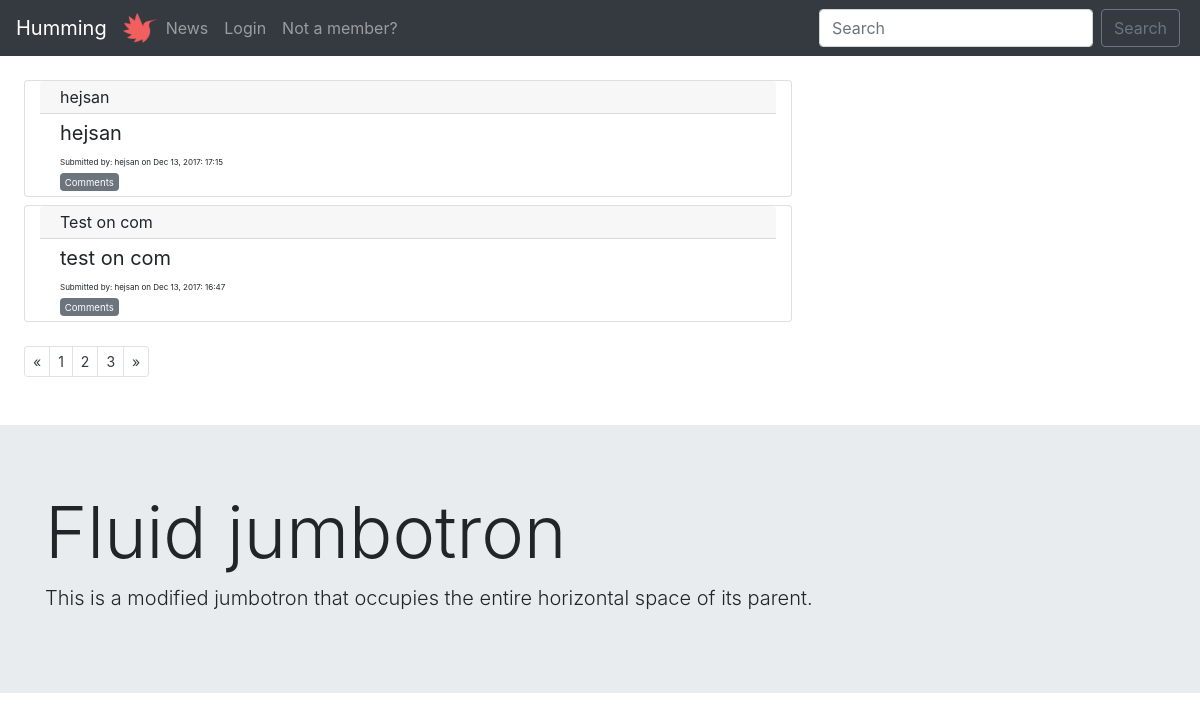
Before: / with the older database file.
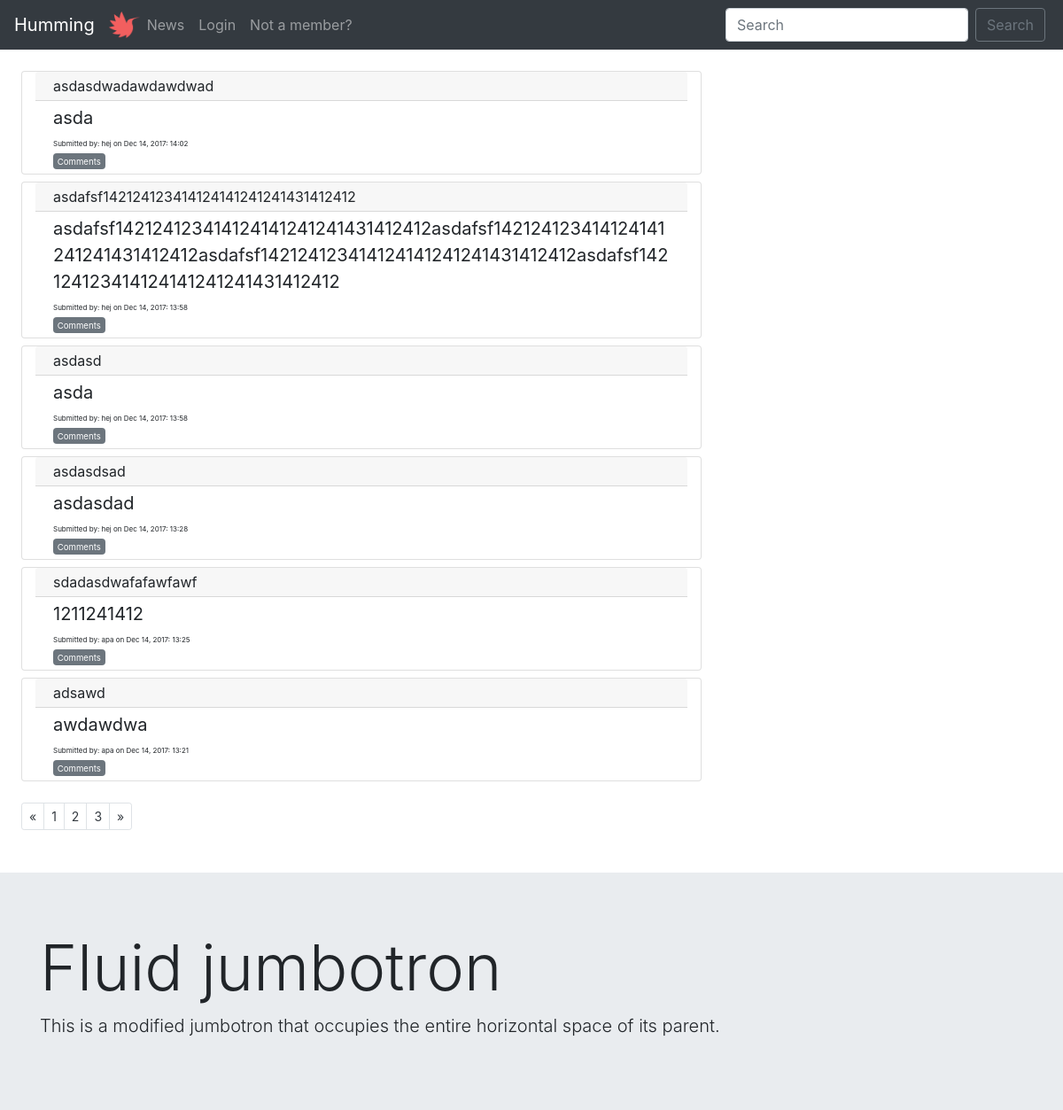
After: the same page with the newer database file.
### tables this page shows
CREATE TABLE "posts" (
	`title`	TEXT NOT NULL,
	`description`	TEXT NOT NULL,
	`url`	TEXT,
	`postID`	INTEGER NOT NULL PRIMARY KEY AUTOINCREMENT UNIQUE,
	`postdate`	INTEGER,
	`userID`	INTEGER
);

CREATE TABLE "users" (
	`userID`	INTEGER PRIMARY KEY AUTOINCREMENT,
	`username`	VARCHAR NOT NULL UNIQUE,
	`email`	VARCHAR NOT NULL UNIQUE,
	`password`	VARCHAR NOT NULL,
	`bio`	VARCHAR,
	`picture`	VARCHAR,
	`postID`	INTEGER
);

### index.php (called while the page is built)
<?php require __DIR__.'/viewings/header.php'; ?>
<?php require __DIR__.'/forum.php'; ?>
<?php require __DIR__.'/viewings/footer.php'; ?>

### php/functions.php (called while the page is built, shortened)
<?php
function posts($pdo) {
  $allPosts = "SELECT * FROM posts
               LEFT JOIN users
               ON posts.userID=users.userID
               ORDER BY postID DESC";
  $statement = $pdo->prepare($allPosts);
  $statement->execute();
  $resultPosts = $statement->fetchAll(PDO::FETCH_ASSOC);
  return $resultPosts;
}

### forum.php (the view, shortened to what this page needs)
<div class="m-4">
    <?php $submits = posts($pdo) ?>
    <?php foreach($submits as $submit):?>
      <div class="card col-sm-8 mt-2">
            <div class="card-header pt-1 pb-1">
              <?php echo $submit['title'];?>
            </div>
            <div class="card-body pt-1 pb-1">
            <blockquote class="blockquote mb-0">
            <p class="mb-0">
              <?php echo $submit['description']; ?>
            </p>
            <p class="mb-0 smallfont">
              Submitted by: <?php echo $submit['username'].' on '.$submit['postdate'] ?>
            </p>
          </blockquote>
          <?php echo $_SESSION['posts']['postID']; ?><a href="/commentsform.php" class="badge badge-secondary"><p class="mb-0"><small>Comments</small></p></a>
        </div>
      </div>
    <?php endforeach; ?>
  <nav>
    <ul class="pagination pagination-sm pt-4">
      <li class="page-item">
        <a class="page-link text-dark" href="#" aria-label="Previous">
          <span aria-hidden="true">&laquo;</span>
        </a>
      </li>
      <li class="page-item"><a class="page-link text-dark" href="#">1</a></li>
      <li class="page-item"><a class="page-link text-dark" href="#">2</a></li>
      <li class="page-item"><a class="page-link text-dark" href="#">3</a></li>
      <li class="page-item">
        <a class="page-link text-dark" href="#" aria-label="Next">
          <span aria-hidden="true">&raquo;</span>
        </a>
      </li>
    </ul>
  </nav>
</div>

### viewings/header.php (shortened to what this page needs)
<!DOCTYPE html>
<html lang="en">
<head>
  <link rel="stylesheet" href="../style/main.css">
  <link rel="stylesheet" href="https://maxcdn.bootstrapcdn.com/bootstrap/4.0.0-beta.2/css/bootstrap.min.css">
</head>
<body>
  <?php require __DIR__.'/navigation.php'; ?>

### viewings/navigation.php (shortened to what this page needs)
<nav class="navbar navbar-expand-lg navbar-dark bg-dark">
  <a class="navbar-brand" href="/index.php">Humming</a>
  <img src="../images/hummingLogo.png" width="35" height="30" class="d-inline-block align-top" alt="">
  <div class="collapse navbar-collapse" id="navbarSupportedContent">
    <ul class="navbar-nav ml-auto w-100 justify-content-start">
      <li class="nav-item">
        <a class="nav-link" href="/news.php">News<span class="sr-only">(current)</span></a>
      </li>
    <?php if (!isset($_SESSION['users'])):?>
      <li class="nav-item">
        <a href="../loginform.php" class="nav-link">Login</a>
      </li>
    <?php endif; ?>
    <?php if (!isset($_SESSION['users'])):?>
      <li class="nav-item pull-right">
        <a class="nav-link" href="/registerform.php">Not a member?</a>
      </li>
    <?php endif; ?>
  </ul>
    <ul class="nav navbar-nav ml-auto w-100 mr-1 justify-content-end">
  <form class="form-inline my-2 my-lg-0">
    <input class="form-control mr-sm-2" type="search" placeholder="Search" aria-label="Search">
    <button class="btn btn-outline-secondary my-2 my-sm-0" type="submit">Search</button>
  </form>
</ul>
</div>
</nav>

### viewings/footer.php (shortened to what this page needs)
<div class="jumbotron jumbotron-fluid mt-5 mb-0">
  <div class="container">
    <h1 class="display-3">Fluid jumbotron</h1>
    <p class="lead">This is a modified jumbotron that occupies the entire horizontal space of its parent.</p>
  </div>
</div>
</body>
</html>

### style/main.css (style rules this page uses)
.smallfont { font-size: 8px; }

Changed rows visible on the page:
added posts: title "asdasdwadawdawdwad", description "asda", userID.username "hej", postdate "Dec 14, 2017: 14:02"
added posts: title "asdafsf142124123414124141241241431412412", description "asdafsf142124123414124141241241431412412asdafsf142124123414124141241241431412412asdafsf142124123414124141241241431412412asdafsf142124123414124141241241431412412", userID.username "hej", postdate "Dec 14, 2017: 13:58"
added posts: title "asdasd", description "asda", userID.username "hej", postdate "Dec 14, 2017: 13:58"
added posts: title "asdasdsad", description "asdasdad", userID.username "hej", postdate "Dec 14, 2017: 13:28"
changed posts: title "hejsan" → "sdadasdwafafawfawf"; description "hejsan" → "1211241412"; userID.username "hejsan" → "apa"; postdate "Dec 13, 2017: 17:15" → "Dec 14, 2017: 13:25"
changed posts: title "Test on com" → "adsawd"; description "test on com" → "awdawdwa"; userID.username "hejsan" → "apa"; postdate "Dec 13, 2017: 16:47" → "Dec 14, 2017: 13:21"
